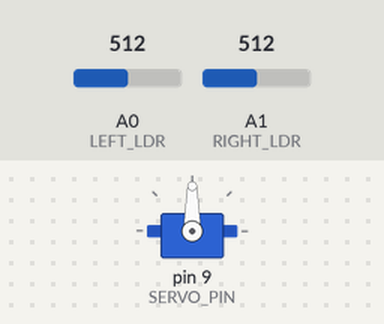
The sketch below on a simulated Arduino Uno, built with avr-gcc and run on an emulated ATmega328P. Parts: servo. Inputs (shaded band) come from the test bench; at power-on: A0 (LEFT_LDR) = 512, A1 (RIGHT_LDR) = 512. What the sketch prints to the serial monitor is not drawn.

Above: at 5.5 s.
5.6 s: A0 (LEFT_LDR) set to 534
7.1 s: A0 (LEFT_LDR) set to 554
At 8.63 s:
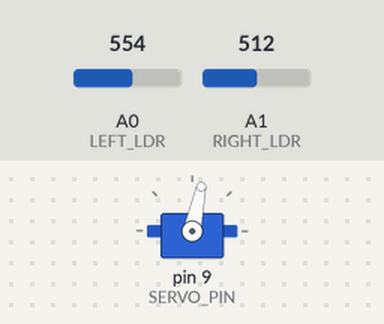
10.1 s: A1 (RIGHT_LDR) set to 537
At 10.1 s:
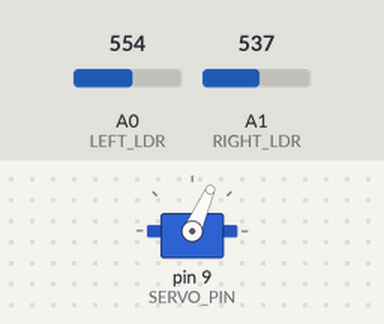
13.1 s: A1 (RIGHT_LDR) set to 511
At 14.66 s:
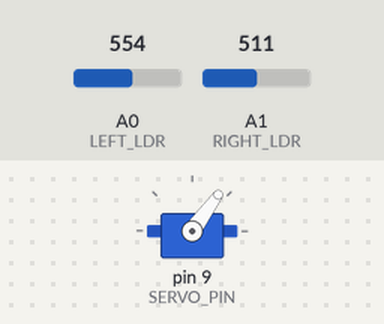
16.1 s: A0 (LEFT_LDR) set to 511
At 16.1 s:
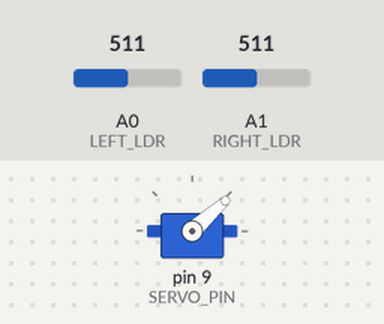
17.6 s: A0 (LEFT_LDR) set to 716
At 19.09 s:
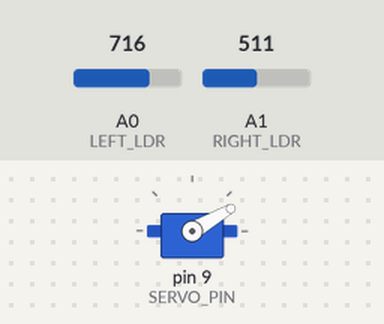
Timing chart, 0 to 21.6 s (numbered marks = the images above; inputs shaded):
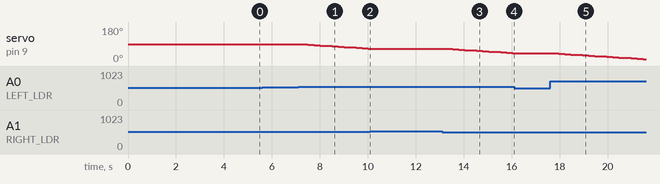

Measured:
- the behaviour switches between 542 and 543 on A0 (LEFT_LDR) (found by bisection; images 0 and 1)
- the behaviour switches between 523 and 524 on A1 (RIGHT_LDR) (found by bisection; images 1 and 2)
- after the input at 5.6 s, every drawn part: stays the same
- after the input at 7.1 s, servo on pin 9 (SERVO_PIN): moves from 90° to 66° over 2.8 s, starting after 0.15 s
- after the input at 10.1 s, servo on pin 9 (SERVO_PIN): stays 66° (without the input it goes to 64° after 0.17 s)
- after the input at 13.1 s, servo on pin 9 (SERVO_PIN): moves from 66° to 42° over 2.8 s, starting after 0.19 s
- after the input at 16.1 s, servo on pin 9 (SERVO_PIN): stays 42° (without the input it goes to 40° after 0.20 s)
- after the input at 17.6 s, servo on pin 9 (SERVO_PIN): moves from 42° to 10° over 3.8 s, starting after 0.11 s

The sketch:

solar_tracker_project.ino
```cpp
/*
 * PROJECT 2: Solar Panel Tracker
 * Difficulty: Medium
 *
 * Description: A servo-controlled solar panel that automatically follows
 * the brightest light source using Light Dependent Resistors (LDRs).
 *
 * Hardware Required:
 * - Arduino Uno
 * - Servo motor (SG90 or similar)
 * - 2x Light Dependent Resistors (LDR/Photoresistors)
 * - 2x 10kΩ resistors
 * - Small solar panel or cardboard mock-up
 * - Breadboard and jumper wires
 * - Cardboard base for mounting
 *
 * Circuit Connections:
 * Servo:
 * - Red wire    -> Arduino 5V
 * - Brown wire  -> Arduino GND
 * - Orange wire -> Arduino Pin 9
 *
 * Left LDR Circuit:
 * - One leg -> Arduino 5V
 * - Other leg -> Arduino A0 and 10kΩ resistor
 * - 10kΩ resistor other end -> Arduino GND
 *
 * Right LDR Circuit:
 * - One leg -> Arduino 5V
 * - Other leg -> Arduino A1 and 10kΩ resistor
 * - 10kΩ resistor other end -> Arduino GND
 *
 * How It Works:
 * 1. Two LDRs act as "light sensors" on left and right sides
 * 2. Arduino compares light levels between sensors
 * 3. Servo rotates panel toward the brighter side
 * 4. System continuously adjusts to track moving light
 *
 * Assembly Instructions:
 * 1. Mount servo on a stable base
 * 2. Attach panel (or cardboard) to servo horn
 * 3. Position LDRs on either side of the panel
 * 4. Connect circuit according to diagram above
 * 5. Upload code and test with flashlight
 *
 * Author: Arduino Solar Tracker Project
 * Date: 2025
 */

#include <Servo.h>

Servo solarServo;

// Pin definitions
const int LEFT_LDR = A0;
const int RIGHT_LDR = A1;
const int SERVO_PIN = 9;

// Servo position variables
int currentAngle = 90;  // Start facing forward
const int MIN_ANGLE = 0;
const int MAX_ANGLE = 180;
const int STEP_SIZE = 2;  // Degrees to move per adjustment

// Sensitivity and timing
const int SENSITIVITY = 30;  // Minimum light difference to trigger movement
const int SAMPLE_DELAY = 200;  // Delay between readings (milliseconds)
const int MOVEMENT_DELAY = 50;  // Delay after servo movement

// Calibration variables
int leftBaseline = 0;
int rightBaseline = 0;
bool calibrated = false;

void setup() {
  solarServo.attach(SERVO_PIN);
  Serial.begin(9600);

  Serial.println("☀️========================================☀️");
  Serial.println("      SOLAR PANEL TRACKER SYSTEM READY     ");
  Serial.println("☀️========================================☀️");
  Serial.println();
  Serial.println("This system will automatically track light sources!");
  Serial.println("Use a flashlight to test the tracking behavior.");
  Serial.println();

  // Initialize servo position
  solarServo.write(currentAngle);
  delay(1000);

  Serial.println("🔧 Starting calibration...");
  calibrateSensors();

  Serial.println("✅ Calibration complete!");
  Serial.println("🔍 Starting light tracking...");
  Serial.println();
  Serial.println("Real-time data (Left | Right | Diff | Angle | Action):");
  Serial.println("=======================================================");
}

void loop() {
  // Read light levels from both sensors
  int leftLight = analogRead(LEFT_LDR);
  int rightLight = analogRead(RIGHT_LDR);

  // Apply calibration offset
  leftLight -= leftBaseline;
  rightLight -= rightBaseline;

  // Ensure non-negative values
  if (leftLight < 0) leftLight = 0;
  if (rightLight < 0) rightLight = 0;

  // Calculate the difference
  int lightDifference = leftLight - rightLight;

  // Display readings in a formatted way
  printSensorData(leftLight, rightLight, lightDifference);

  // Determine movement based on light difference
  String action = trackLight(lightDifference);

  // Print action taken
  Serial.print(" | ");
  Serial.println(action);

  delay(SAMPLE_DELAY);
}

void calibrateSensors() {
  Serial.println("Please ensure even lighting or darkness for calibration...");
  delay(2000);

  // Take multiple readings for baseline
  long leftSum = 0;
  long rightSum = 0;
  int samples = 20;

  for (int i = 0; i < samples; i++) {
    leftSum += analogRead(LEFT_LDR);
    rightSum += analogRead(RIGHT_LDR);
    delay(50);

    if (i % 5 == 0) {
      Serial.print(".");
    }
  }

  leftBaseline = leftSum / samples;
  rightBaseline = rightSum / samples;

  Serial.println();
  Serial.print("Left baseline: ");
  Serial.println(leftBaseline);
  Serial.print("Right baseline: ");
  Serial.println(rightBaseline);

  calibrated = true;
}

String trackLight(int lightDifference) {
  String action = "No movement";

  // Check if difference is significant enough to warrant movement
  if (abs(lightDifference) > SENSITIVITY) {

    if (lightDifference > 0 && currentAngle > MIN_ANGLE) {
      // Left side is brighter, turn left
      currentAngle -= STEP_SIZE;
      if (currentAngle < MIN_ANGLE) currentAngle = MIN_ANGLE;

      solarServo.write(currentAngle);
      action = "↰ Turning LEFT";
      delay(MOVEMENT_DELAY);
    }
    else if (lightDifference < 0 && currentAngle < MAX_ANGLE) {
      // Right side is brighter, turn right
      currentAngle += STEP_SIZE;
      if (currentAngle > MAX_ANGLE) currentAngle = MAX_ANGLE;

      solarServo.write(currentAngle);
      action = "↱ Turning RIGHT";
      delay(MOVEMENT_DELAY);
    }
    else if (currentAngle <= MIN_ANGLE) {
      action = "⚠️ Left limit reached";
    }
    else if (currentAngle >= MAX_ANGLE) {
      action = "⚠️ Right limit reached";
    }
  }
  else {
    action = "✓ Optimal position";
  }

  return action;
}

void printSensorData(int left, int right, int difference) {
  // Format output for easy reading
  Serial.print(String(left).substring(0, 4));
  Serial.print("  | ");
  Serial.print(String(right).substring(0, 4));
  Serial.print("  | ");

  // Show difference with sign
  if (difference >= 0) {
    Serial.print("+");
  }
  Serial.print(String(difference).substring(0, 4));
  Serial.print(" | ");
  Serial.print(String(currentAngle).substring(0, 3));
  Serial.print("°");
}

/*
 * ADVANCED FEATURES TO ADD:
 *
 * 1. AUTOMATIC RESET:
 *    - Return to center position at night
 *    - Resume tracking when light returns
 *
 * 2. SPEED CONTROL:
 *    - Faster movement for large differences
 *    - Slower movement for fine adjustments
 *
 * 3. HYSTERESIS:
 *    - Prevent oscillation around optimal position
 *    - Different thresholds for start/stop movement
 *
 * 4. DATA LOGGING:
 *    - Record light levels over time
 *    - Track efficiency improvements
 *
 * 5. WEATHER PROTECTION:
 *    - Detect cloudy conditions
 *    - Park panel in safe position during storms
 */

// Additional utility functions for advanced features

void performSystemTest() {
  Serial.println("\n🧪 PERFORMING SYSTEM TEST 🧪");

  // Test full range movement
  Serial.println("Testing full range movement...");
  for (int angle = 90; angle <= MAX_ANGLE; angle += 10) {
    solarServo.write(angle);
    Serial.print("Position: ");
    Serial.print(angle);
    Serial.println("°");
    delay(500);
  }

  for (int angle = MAX_ANGLE; angle >= MIN_ANGLE; angle -= 10) {
    solarServo.write(angle);
    Serial.print("Position: ");
    Serial.print(angle);
    Serial.println("°");
    delay(500);
  }

  // Return to center
  solarServo.write(90);
  currentAngle = 90;
  Serial.println("✅ System test complete - returned to center");
}

void emergencyStop() {
  // Emergency function to stop all movement
  Serial.println("🛑 EMERGENCY STOP ACTIVATED 🛑");
  solarServo.write(90);  // Return to safe center position
  currentAngle = 90;
  delay(1000);

  // Wait for user confirmation to resume
  Serial.println("Type 'resume' to continue tracking...");
  while (true) {
    if (Serial.available() > 0) {
      String command = Serial.readString();
      command.trim();
      if (command.equalsIgnoreCase("resume")) {
        Serial.println("✅ Resuming normal operation");
        break;
      }
    }
    delay(100);
  }
}

/*
 * TROUBLESHOOTING GUIDE:
 *
 * Problem: Servo constantly moving/jittering
 * Solution: Increase SENSITIVITY value or check wiring
 *
 * Problem: No response to light changes
 * Solution: Check LDR connections and calibration
 *
 * Problem: Moves in wrong direction
 * Solution: Swap LDR connections or modify tracking logic
 *
 * Problem: Erratic behavior
 * Solution: Add filtering/averaging to sensor readings
 *
 * TESTING TIPS:
 *
 * - Use a bright flashlight for initial testing
 * - Cover one LDR to force movement
 * - Monitor Serial output to understand sensor readings
 * - Test in different lighting conditions
 * - Verify mechanical assembly is smooth and secure
 */
 
```
